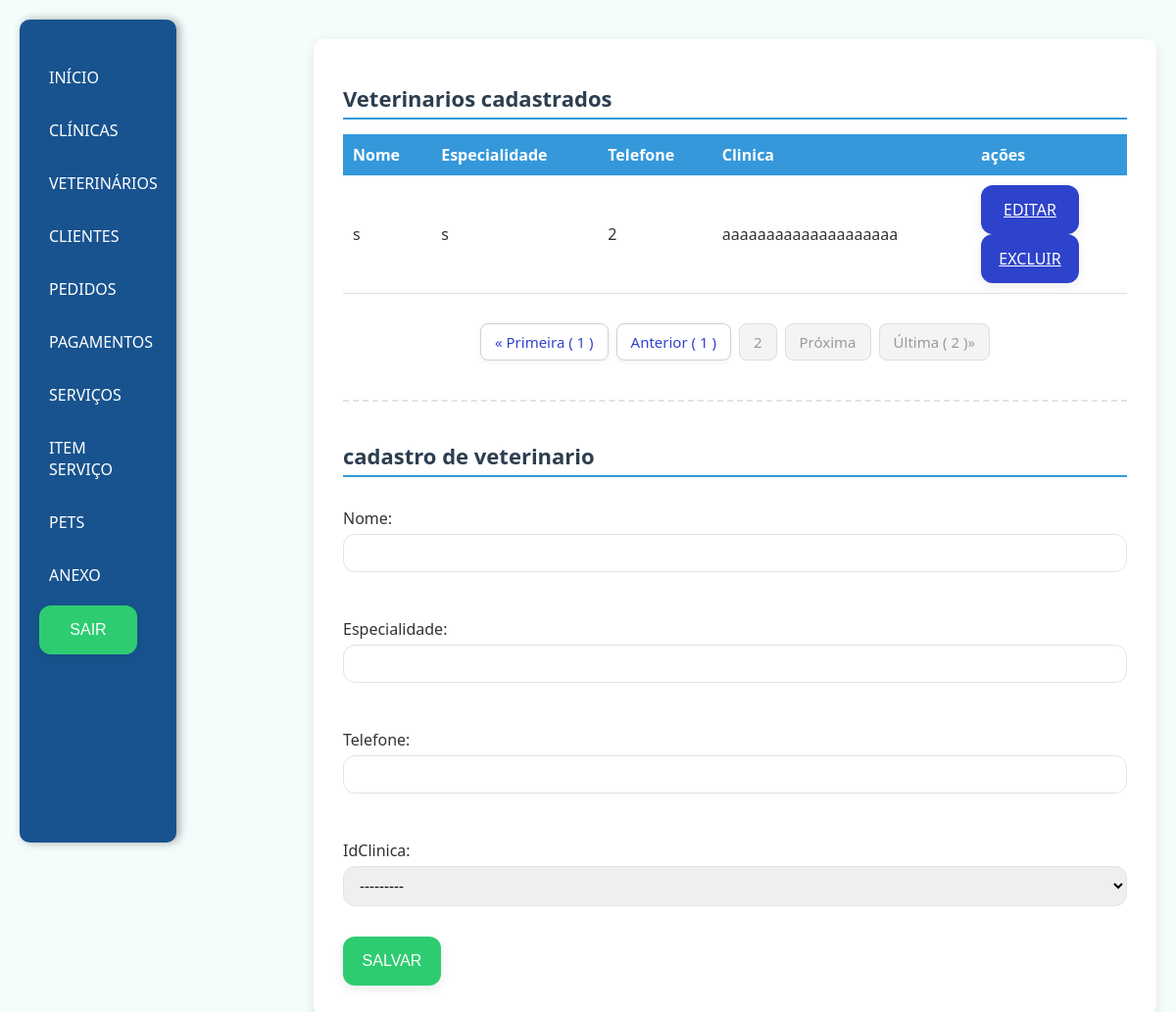
/Veterinario?pc=2 (signed in), run on the app's committed database.
### app/models.py (models this page shows, shortened)
class Veterinario(models.Model):
    nome = models.CharField(max_length=100)
    especialidade = models.CharField(max_length=100)
    telefone = models.CharField(max_length=20)
    idClinica = models.ForeignKey(Clinica, on_delete=models.SET_NULL, null=True)

class Clinica(models.Model):
    nome = models.CharField(max_length=100)
    CNPJ = models.CharField(max_length=20, unique=True)
    endereco = models.TextField()
    telefone = models.CharField(max_length=20)
    logo = models.ImageField(upload_to='logo/', null=True, blank=True)
    def __str__(self):
        return self.nome

### app/views.py (the view)
# urls.py: path('Veterinario', views.veterinario, name="veterinario"),
@login_required
def veterinario(request):
    veterinario = Veterinario.objects.all()
    pc = request.GET.get('pc',1)
    listaVeterinarios = Paginator(veterinario, 3).get_page(pc)
    formulario = CadastroVeterinario_MF
    if request.method == 'POST':
        formulario = CadastroVeterinario_MF(request.POST)
        if formulario.is_valid():
            formulario.save()
            return redirect("veterinario")
    return render(request, 'veterinario/veterinario.html',{
        "veterinarios": listaVeterinarios, "formulario": formulario
    })

### app/templates/veterinario/veterinario.html (shortened to what this page needs)
{%extends 'base.html'%}
{%load static %}
{%block estiloCss%}
<link rel="stylesheet" href="{%static 'css/padrao.css'%}">
{%endblock%}
{%block conteudo%}
<div>
    <h1>Veterinarios cadastrados</h1>
    <table>
        <thead>
            <tr>
            <th>Nome</th>
            <th>Especialidade</th>
            <th>Telefone</th>
            <th>Clinica</th>
            <th>ações</th>
        </thead>
        <tbody>
            {%for veterinario in veterinarios%}
            <tr>
            <td>{{ veterinario.nome }}</td>
            <td>{{ veterinario.especialidade }}</td>
            <td>{{ veterinario.telefone }}</td>
             <td>{{ veterinario.idClinica }}</td>
            <td>
                <a class="btnA" href="{% url 'editarVeterinario' veterinario.id %}">EDITAR</a>
                <a class="btnA" href="{% url 'excluirVeterinario' veterinario.id %}">EXCLUIR</a>
            </td>
        </tr>
            {%empty%}
            <tr colspan = "4">Nenhum veterinario cadastrado no sistema</tr>
            {%endfor%}
        </tbody>
    </table>
    <nav aria-label="Page navigation">
    <ul class="pagination justify-content-center">
    {%if veterinarios.number == 1%}
      <li class="page-item disabled">
        <a class="page-link" href="#">&laquo; Primeira &#40 {{veterinarios.number}} &#41 </a>
      </li>
      <li class="page-item disabled">
        <a class="page-link" href="#">Anterior</a>
      </li>
      {% else %}
         <li class="page-item">
        <a class="page-link" href="{% url 'veterinario' %}?pc=1">&laquo; Primeira &#40 1 &#41 </a>
      </li>
      <li class="page-item">
        <a class="page-link" href="{% url 'veterinario' %}?pc={{veterinarios.previous_page_number}}">Anterior &#40 {{veterinarios.previous_page_number}} &#41</a>
      </li>
      {% endif %}
      <li class="page-item disabled">
        <a class="page-link" href="">{{veterinarios.number}}</a>
      </li>
      {%if veterinarios.paginator.num_pages == veterinarios.number%}
      <li class="page-item disabled">
        <a class="page-link" href="#">Próxima </a>
      </li>
      <li class="page-item disabled">
        <a class="page-link" href="#">Última &#40 {{veterinarios.paginator.num_pages}} &#41&raquo;</a>
      </li>
      {%endif%}
    </ul>
    </nav>
    <hr>
    <h1>cadastro de veterinario</h1>
    <form method="POST">
        {{formulario.as_p}}
        <button type="submit">SALVAR</button>
    </form>
</div>
{% endblock %}

### app/static/css/base.css (style rules this page uses)
body { font-family: 'Segoe UI', sans-serif; background-color: #f4fdfc; margin: 0; padding: 20px; color: #333; display: flex; justify-content: space-between; }
form button { background-color: #2ecc71; color: #fff; border: none; padding: 12px 0; font-size: 16px; font-weight: 500; border-radius: 12px; cursor: pointer; transition: all 0.3s ease; box-shadow: 0 4px 12px rgba(0, 0, 0, 0.08); height: 50px; width: 100px; display: flex; align-items: center; justify-content: center; }

### app/static/css/padrao.css (style rules this page uses)
h1 { font-size: 22px; color: #2c3e50; margin-bottom: 15px; border-bottom: 2px solid #3498db; padding-bottom: 5px; }
table { width: 100%; border-collapse: collapse; margin-bottom: 30px; }
thead tr { background-color: #3498db; color: white; }
thead tr th { padding: 10px; text-align: left; }
tbody td { padding: 10px; border-bottom: 1px solid #ddd; }
form { display: flex; flex-direction: column; gap: 15px; }
form button { background-color: #2ecc71; color: #fff; border: none; padding: 12px 0; font-size: 16px; font-weight: 500; border-radius: 12px; cursor: pointer; transition: all 0.3s ease; box-shadow: 0 4px 12px rgba(0, 0, 0, 0.08); height: 50px; width: 100px; display: flex; align-items: center; justify-content: center; }
hr { margin: 40px 0; border: none; border-top: 1px solid #ccc; }
.btnA { background-color: #2e43cc; color: #fff; border: none; font-size: 16px; font-weight: 500; border-radius: 12px; cursor: pointer; transition: all 0.3s ease; box-shadow: 0 4px 12px rgba(0, 0, 0, 0.08); height: 50px; width: 100px; display: flex; align-items: center; justify-content: center; }
form p { display: flex; flex-direction: column; }
form label { font-weight: 500; margin-bottom: 5px; }
form input, form select, form textarea { padding: 10px 12px; border: 1px solid #e0e4e8; border-radius: 12px; font-size: 15px; outline: none; transition: all 0.3s ease; }
hr { border: none; border-top: 2px dashed #e0e4e8; margin: 40px 0; }
.pagination { display: flex; justify-content: center; align-items: center; list-style: none; padding-left: 0; margin: 30px 0; gap: 8px; flex-wrap: wrap; font-family: 'Segoe UI', sans-serif; }
.page-item { display: inline-block; }
.page-link { display: block; color: #2e43cc; background-color: #ffffff; border: 1px solid #d1d1d1; border-radius: 8px; padding: 8px 14px; font-size: 15px; font-weight: 500; text-decoration: none; transition: all 0.3s ease; box-shadow: 0 2px 6px rgba(0, 0, 0, 0.05); }
.page-item.disabled .page-link { color: #999; background-color: #f4f4f4; border-color: #ddd; cursor: not-allowed; box-shadow: none; }

### data on the page
Veterinario: nome "s", especialidade "s", telefone "2", idClinica "aaaaaaaaaaaaaaaaaaaa"

### other printed values
{{ veterinarios.previous_page_number }} "1"
{{ veterinarios.number }} "2"
{{ veterinarios.paginator.num_pages }} "2"
